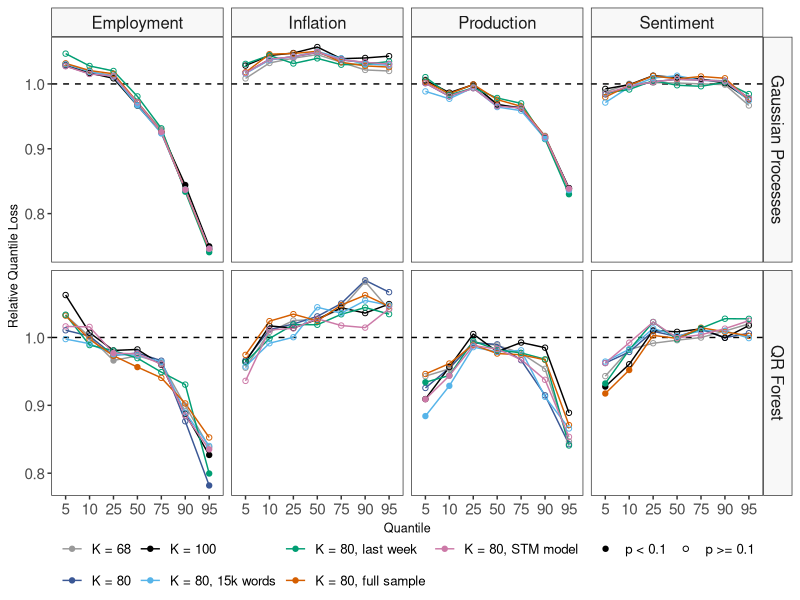
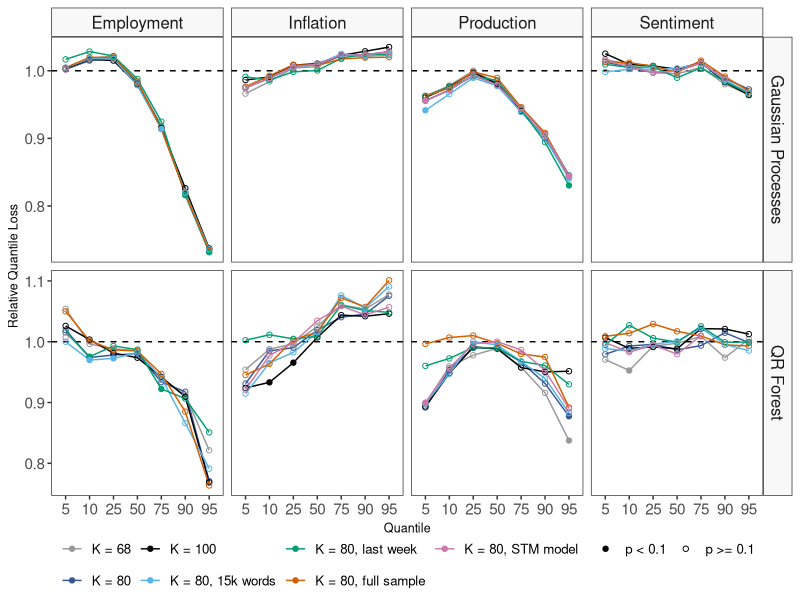

R code for these plots, in order:
library(tidyverse)

# Set path to folder 'Results'
# setwd("")

# Color palette
cbbPalette <- c("#999999", "#3a5795", "#000000", "#56B4E9", "#009E73", "#D55E00", "#CC79A7")

sheets <- readxl::excel_sheets("Results_nonlinear_all.xlsx")
df_all <- purrr::map_df(
  sheets,
  ~ mutate(readxl::read_excel("Results_nonlinear_all.xlsx", sheet = .x),
           sheetname = .x
  )
)

# Create tibble
df_plots_var <- df_all |>
  select(Row, QLmean, sheetname, QL_DM) |>
  mutate(model = (str_extract(Row, "\\w+_|^\\w+\\s\\w+") |>
                    str_remove("fred") |>
                    str_remove("_"))) |>
  mutate(fred = parse_number(str_extract(Row, "fred=\\d"))) |>
  mutate(text = parse_number(str_extract(Row, "text=\\d+"))) |>
  mutate(
    Predictors = str_c(fred, text),
    Predictors = case_when(
      Predictors == "16" ~ "K = 80",
      Predictors == "17" ~ "K = 68",
      Predictors == "18" ~ "K = 100",
      Predictors == "19" ~ "K = 80, full sample",
      Predictors == "111" ~ "K = 80, last week",
      Predictors == "112" ~ "K = 80, 15k words",
      Predictors == "113" ~ "K = 80, STM model",
    )
  ) |>
  mutate(Predictors = fct_relevel(Predictors, c("K = 68", "K = 80", "K = 100", "K = 80, 15k words", "K = 80, last week"))) |>
  mutate(
    q = parse_number(str_extract(sheetname, "q=\\d+")),
    q = fct_relevel(as.factor(q), c("5", "10"))
  ) |>
  mutate(h = parse_number(str_extract(sheetname, "h=\\d+"))) |>
  mutate(ylag = parse_number(str_extract(Row, "ylag=\\d+"))) |>
  mutate(
    response = str_extract(sheetname, "CPI|INDPRO|UMCSENT|CE16"),
    response = case_when(
      response == "CE16" ~ "Employment",
      response == "CPI" ~ "Inflation",
      response == "INDPRO" ~ "Production",
      response == "UMCSENT" ~ "Sentiment"
    )
  ) |>
  mutate(model = str_replace(model, "Random Forest", "QR Forest")) |>
  drop_na()

# -----------------------------------------------------------------------------#
# ---                               Upper Panel                        --------#
# -----------------------------------------------------------------------------#
df_plots_var |>
  filter(h == 1 & ylag == 12) |>
  filter(model %in% c("Gaussian Processes", "QR Forest")) |>
  mutate(shape_point = if_else(QL_DM < 0.1, "p < 0.1", "p >= 0.1")) |>
  # make ggplot
  ggplot() +
  theme_bw() +
  geom_hline(yintercept = 1, linetype = "dashed") +
  geom_line(aes(x = q, y = QLmean, color = Predictors, group = Predictors)) +
  geom_point(aes(x = q, y = QLmean, color = Predictors, shape = shape_point)) +
  facet_grid(model ~ response, scales = "free_y") +
  labs(
    y = "Relative Quantile Loss",
    x = "Quantile"
  ) +
  theme(
    legend.position = "bottom",
    legend.title = element_blank(),
    legend.margin = margin(t = -10),
    strip.background = element_rect(fill = alpha("grey", 0.1)),
    panel.grid.major = element_blank(),
    panel.grid.minor = element_blank(),
    text = element_text(size = 12),
    axis.title = element_text(size = 9),
    axis.text = element_text(size = 11),
    strip.text.x = element_text(size = 12),
    strip.text.y = element_text(size = 12)
  ) +
  scale_color_manual(values = cbbPalette) +
  scale_shape_manual(values = c(19, 1)) +
  guides(
    colour = guide_legend(order = 1),
    shape = guide_legend(order = 2)
  )

# -----------------------------------------------------------------------------#
# ---                               Lower Panel                        --------#
# -----------------------------------------------------------------------------#
df_plots_var |>
  filter(h == 2 & ylag == 12) |>
  filter(model %in% c("Gaussian Processes", "QR Forest")) |>
  mutate(shape_point = if_else(QL_DM < 0.1, "p < 0.1", "p >= 0.1")) |>
  # make ggplot
  ggplot() +
  theme_bw() +
  geom_hline(yintercept = 1, linetype = "dashed") +
  geom_line(aes(x = q, y = QLmean, color = Predictors, group = Predictors)) +
  geom_point(aes(x = q, y = QLmean, color = Predictors, shape = shape_point)) +
  facet_grid(model ~ response, scales = "free_y") +
  labs(
    y = "Relative Quantile Loss",
    x = "Quantile"
  ) +
  theme(
    legend.position = "bottom",
    legend.title = element_blank(),
    legend.margin = margin(t = -10),
    strip.background = element_rect(fill = alpha("grey", 0.1)),
    panel.grid.major = element_blank(),
    panel.grid.minor = element_blank(),
    text = element_text(size = 12),
    axis.title = element_text(size = 9),
    axis.text = element_text(size = 11),
    strip.text.x = element_text(size = 12),
    strip.text.y = element_text(size = 12)
  ) +
  scale_color_manual(values = cbbPalette) +
  scale_shape_manual(values = c(19, 1)) +
  guides(
    colour = guide_legend(order = 1),
    shape = guide_legend(order = 2)
  )

